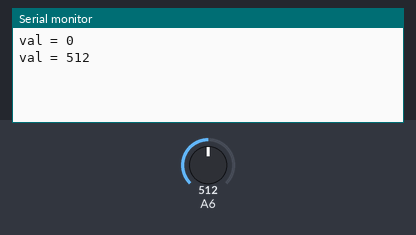
Bench run of a sketch on a simulated Arduino Mega 2560, built with avr-gcc and run on an emulated ATmega2560. Parts: the last lines printed to the serial monitor. The test bench sets the inputs (shaded band); at power-on: A6 = 512.

Above: at 1.8 s.
1.9 s: A6 set to 716
At 2.8 s:
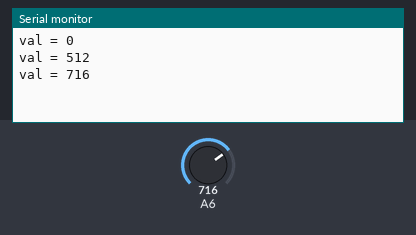
3.4 s: A6 set to 900
At 4.3 s:
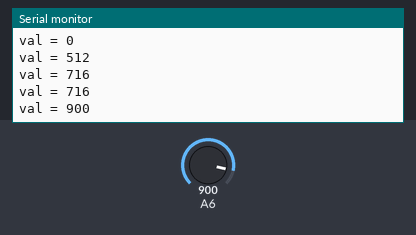
Timing chart, 0 to 6.4 s (numbered marks = the images above; inputs shaded):
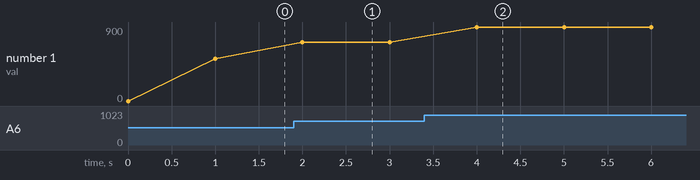

The sketch:

Part7.ino
```cpp
/*
 * Lab Part 7 - Read the distance from the IR sensor based on interrupt timer.
 */
#include "TimerThree.h"

const int LED_PIN = 25;
const int READ_PIN = 38;
volatile int val = 0;

void readSensor(void)
{
  val = analogRead(READ_PIN);
}

void setup() {
  pinMode(READ_PIN, INPUT);
  Serial.begin(9600);
  Timer3.initialize(500000);
  Timer3.attachInterrupt(readSensor, 500000);
  Timer3.start();
}

void loop() {
  Serial.print("val = ");
  Serial.println(val);
  delay(1000);
}
```

Measured:
- after the input at 1.9 s, the serial monitor: prints a new line after 0.10 s (image 1)
- after the input at 3.4 s, the serial monitor: prints a new line after 0.60 s (image 2)
- plotted number 1: 512 → 716 after the input at 1.9 s, 716 → 900 after the input at 3.4 s
